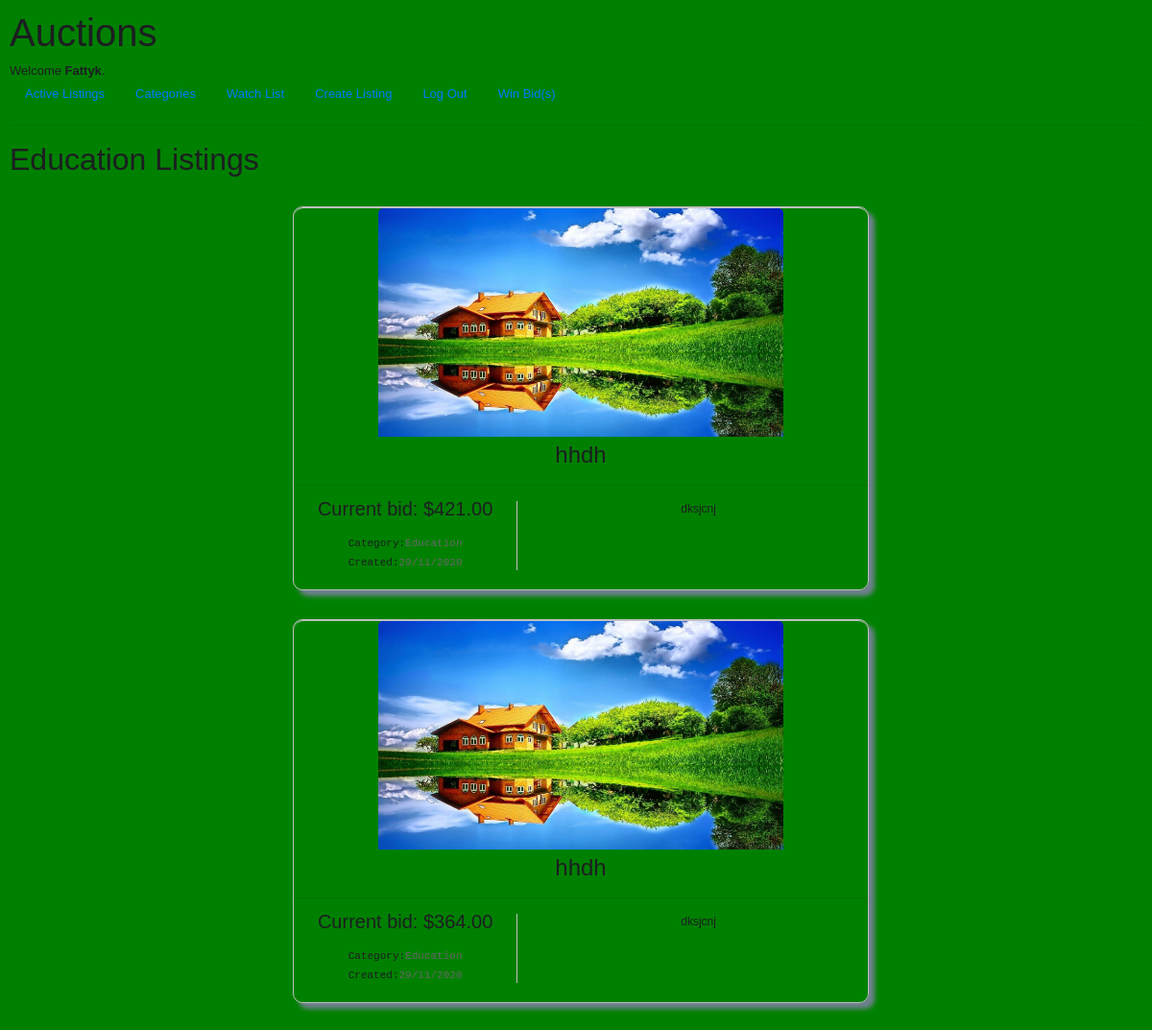
Page /categories/Education (signed in) on the committed database.
### auctions/models.py (models this page shows, shortened)
class User(AbstractUser):
    pass

class Listing(models.Model):
    title = models.CharField(max_length=64)
    description = models.TextField(max_length=100)
    c_price = models.IntegerField()
    image = models.ImageField(upload_to=image_directory_path)
    category = models.ForeignKey(Category, blank=True, null=True, on_delete=models.CASCADE, related_name="input_cat")
    highest_bidder = models.ForeignKey(User, blank=True, null=True, on_delete=models.CASCADE, related_name="highest_bidder")
    user = models.ForeignKey(User, blank=True, null= True, on_delete=models.CASCADE, related_name="uploader")

class Category(models.Model):
    category = models.CharField(max_length=20, unique=True)

### auctions/views.py (the view)
# urls.py: path("categories/<str:category>", views.category, name="category"),
@login_required
def category(request, category):
    category = Category.objects.get(category=category) #inner category is just a string
    listings = Listing.objects.filter(category=category)[::-1]
    for listing in listings:
        item = re.sub("^.*/auctions/", "/auctions/", listing.image.url)
        listing.image = item
    return render(request, "auctions/index.html",{
        "listings":listings,
        "title":f"{category.category.capitalize()} Listings",
    })

### auctions/templates/auctions/index.html (shortened to what this page needs)
{% extends "auctions/layout.html" %}
{% load static %}
{% block head %}
    <link rel="stylesheet" href="{% static 'auctions/index2.css' %}">
{% endblock %}
{% block body %}
<h2>{{title}}</h2>
    <section class="main">
        {% for listing in listings %}
            <section class="item-container">
                <a href="{% url 'listing' listing.id %}"><div class="for-img"><img src="{% static listing.image %}" alt="image here"></div></a>
                    <h4 class="list-title">{{listing.title}}</h4>
                    <hr>
                        <div class="for-content">
                            <div class="price">
                                <p>Current bid: ${{listing.c_price}}.00</p>
                                <small>Category:<span>{{ listing.category.category }}</span></small><br>
                                <small>Created:<span>29/11/2020</span></small>
                            </div>
                            <div class="description">{{listing.description}}</div>
                        </div>
            </section>
        {% empty %}
            No Active Listing
        {% endfor %}
    </section>
{% endblock %}

### auctions/templates/auctions/layout.html (shortened to what this page needs)
{% load static %}
<!DOCTYPE html>
<html lang="en">
    <head>
        <link rel="stylesheet" href="https://stackpath.bootstrapcdn.com/bootstrap/4.4.1/css/bootstrap.min.css">
        <link href="{% static 'auctions/styles.css' %}" rel="stylesheet">
        {% block head %}Auctions{% endblock %}
    </head>
    <body>
        <h1>Auctions</h1>
        <div>
            {% if user.is_authenticated %}
                Welcome <strong>{{ user.username }}</strong>.
            {% else %}
                Not signed in.
            {% endif %}
        </div>
        <ul class="nav">
            <li class="nav-item">
                <a class="nav-link" href="{% url 'index' %}">Active Listings</a>
            </li>
            <li class="nav-item">
                <a class="nav-link" href="{% url 'categories' %}">Categories</a>
            </li>
            {% if user.is_authenticated %}
                <li class="nav-item">
                    <a class="nav-link" href="{% url 'watch' %}">Watch List</a>
                </li>
                <li class="nav-item">
                    <a class="nav-link" href="{% url 'createList' %}">Create Listing</a>
                </li>
                <li class="nav-item">
                    <a class="nav-link" href="{% url 'logout' %}">Log Out</a>
                </li>
                <li class="nav-item">
                    <a class="nav-link" href="{% url 'won' %}">Win Bid(s)</a>
                </li>
            {% endif %}
        </ul>
        <hr>
        {% block body %}
        {% endblock %}
    </body>
</html>

### auctions/static/auctions/styles.css (style rules this page uses)
body { padding: 10px; }

### auctions/static/auctions/index2.css (style rules this page uses)
body { margin: 0px; font-family: arial, sans-serif; font-size: small; color: #222; line-height: 16px; color: #555; color: #1c1e21; background: #f0f2f5; color: #1c1e21; background-color: green; }
img { display: block; max-width: 100%; }
.main { width: 50%; margin: 0 auto; }
.main .item-container { margin: 30px auto; box-sizing: border-box; width: 600px; height: 400px; border: 1px solid silver; border-radius: 10px; box-shadow: 6px 6px 5px slategray; }
.main .item-container .for-img { height: 60%; border-top: 1px solid silver; border-top-left-radius: 10px; border-top-right-radius: 10px; }
.main .item-container .for-img img { max-height: 100%; margin: 0px auto; border-top-left-radius: 5px; border-top-right-radius: 5px; }
.main .item-container .list-title { width: 80%; text-align: center; margin: 5px auto; overflow: hidden; text-overflow: ellipsis; white-space: nowrap; }
.main .item-container .for-content { display: flex; justify-content: space-between; }
.main .item-container .for-content .price { width: 39%; border-right: 1px solid silver; text-align: center; font-size: 20px; }
.main .item-container .for-content .price small { font-family: monospace; font-size: 11px; }
.main .item-container .for-content .price small span { color: #666; }
.main .item-container .for-content .description { width: 59%; text-align: center; font-size: 12px; }

### rows in the picture
User: username "Fattyk"
Listing: image (picture), title "hhdh", c_price "421", category.category "Education", description "dksjcnj"
Listing: image (picture), title "hhdh", c_price "364", category.category "Education", description "dksjcnj"

### other values in the picture
{{ title }} "Education Listings"
